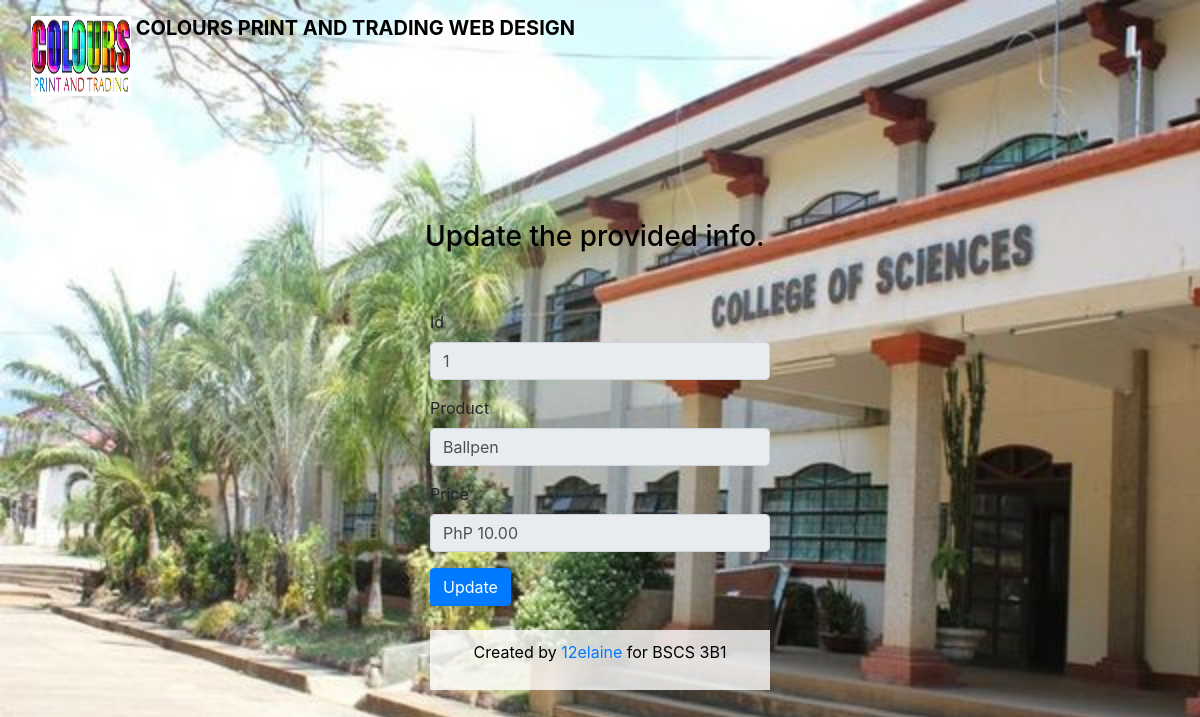
Page /update_prod.php?updateid=1 on the committed database.
### tables this page shows
CREATE TABLE `product` (
  `id` int(11) NOT NULL,
  `product` varchar(45) NOT NULL,
  `price` varchar(45) NOT NULL
);

### update_prod.php (the view, shortened to what this page needs)
<?php
include('connection.php');
$id = $_GET['updateid'];
$sql = "SELECT * FROM `product` where id=$id";
$result = mysqli_query($con, $sql);
$row = mysqli_fetch_assoc($result);
$id = $row['id'];
$product = $row['product'];
$price = $row['price'];
?>
<!DOCTYPE html>
<html lang="en">
<head>
    <link rel="stylesheet" href="https://cdn.jsdelivr.net/npm/bootstrap@4.0.0/dist/css/bootstrap.min.css">
</head>
<body>
<body>
    <nav class="navbar bg-body-tertiary">
        <div class="container-fluid">
            <a class="navbar-brand black-bold" href="index.php">
                <img src="logo.png" alt="Logo" width="100" height="80" class="d-inline-block align-text-top">
                COLOURS PRINT AND TRADING WEB DESIGN
            </a>
        </div>
        </nav>
    <div class="center">
    <div class="container my-5">
      <div class="row">
        <div class="col-lg-4 m-auto">
          <h3 style="color:black;">Update the provided info.</h3>
        </div>
      </div>
      </body>
<body>
  <div class="container my-5">
    <div class="row">
      <div class="col-lg-4 m-auto">
        <form method="post">
          <div class="form-group">
            <label>Id</label>
            <input type="text" class="form-control" placeholder="Enter your id" name="id" value="<?php echo $id; ?>" autocomplete="off" readonly>
          </div>
          <div class="form-group">
            <label>Product</label>
            <input type="text" class="form-control" placeholder="Enter your product" name="product" value="<?php echo $product; ?>" autocomplete="off" readonly>
          </div>
          <div class="form-group">
            <label>Price</label>
            <input type="text" class="form-control" placeholder="Enter your price" name="price" value="<?php echo $price; ?>" autocomplete="off" readonly>
          </div>
          <button type="submit" class="btn btn-primary" name="update">Update</button>
          </form>
        <br>
    <?php include('inc/footer.php'); ?>
</body>
</html>

### update_prod.php (style rules this page uses)
body { background-image: url('amp.jpg'); background-repeat: no-repeat; background-attachment: fixed; background-size: cover; }
.center { display: flex; flex-direction: column; align-items: center; justify-content: center; min-height: 80vh; margin-top: 50px; }
.black-bold { color: black; font-weight: bold; }

### rows in the picture
product: id "1", product "Ballpen", price "PhP 10.00"
